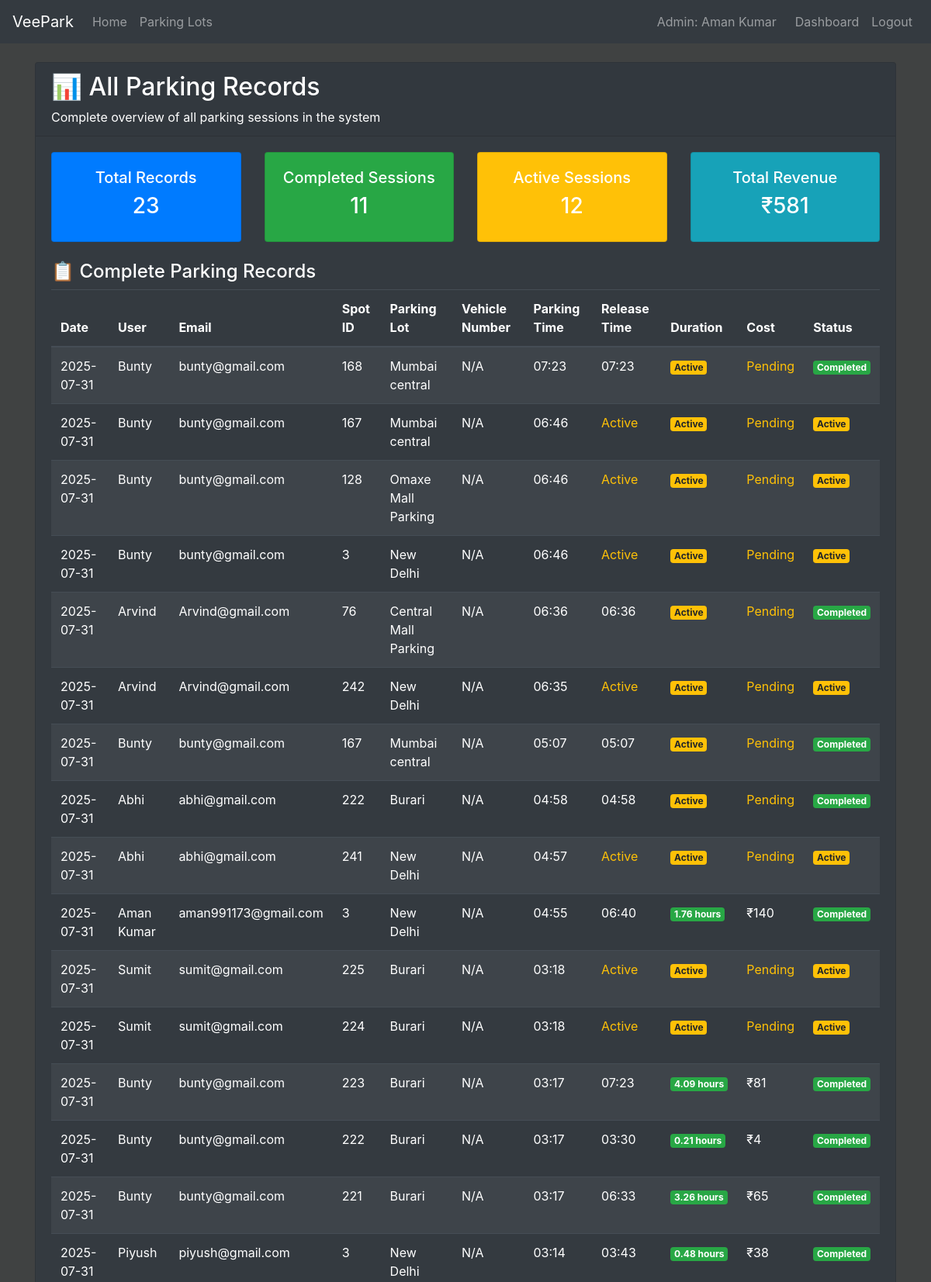
The page /admin/parking-records (signed in, upper part) on the database its author committed.
### models/models.py (models this page shows, shortened)
class User(db.Model):
    __tablename__ = 'user'
    id= db.Column(db.Integer(), primary_key=True)
    fullname = db.Column(db.String(30), nullable = False)
    email = db.Column(db.String(25), unique = True,nullable = False)
    password = db.Column(db.String(), nullable= False)
    role = db.Column(db.String(10), nullable=False, default='user')
    status=db.Column(db.Integer(), nullable=False)
    reservations_by_email = db.relationship('ReserveParkingSpot', backref='user_email_rel', foreign_keys='ReserveParkingSpot.email', primaryjoin="User.email == ReserveParkingSpot.email", lazy=True)

class ReserveParkingSpot(db.Model):
    __tablename__ = 'reserve_parking_spot'
    id=db.Column(db.Integer(), primary_key=True)
    spotid=db.Column(db.Integer(), db.ForeignKey('parking_spot.id'), nullable=False)
    lotid=db.Column(db.Integer(), db.ForeignKey('parking_lot.id'), nullable=False)
    email=db.Column(db.String(25), db.ForeignKey('user.email'), nullable=False)
    veichleNumber=db.Column(db.String(50), nullable=True)
    parking_time=db.Column(db.DateTime, nullable=False, default=datetime.datetime.now)
    release_time=db.Column(db.DateTime, nullable=True)
    parkingcost=db.Column(db.Integer(), nullable=True, default=0)
    ispaid=db.Column(db.Integer(), default=0)
    parking_spot_rel = db.relationship('ParkingSpot', backref='reservations', foreign_keys=[spotid], lazy=True)
    parking_lot_rel = db.relationship('ParkingLot', backref='reservations', foreign_keys=[lotid], lazy=True)

class ParkingSpot(db.Model):
    __tablename__ = 'parking_spot'
    id=db.Column(db.Integer(), primary_key=True)
    lotid=db.Column(db.Integer(), db.ForeignKey('parking_lot.id'), nullable=False)
    status = db.Column(db.String(5), default="A")
    veichleNumber=db.Column(db.String(20), nullable=True)

class ParkingLot(db.Model):
    __tablename__ = 'parking_lot'
    id=db.Column(db.Integer(), primary_key=True)
    location = db.Column(db.String(50), nullable=False)
    pincode=db.Column(db.Integer(), nullable=False)
    price=db.Column(db.Integer(), nullable=False)
    maxSpots=db.Column(db.Integer(), nullable=False)
    address=db.Column(db.String(200), nullable=False)
    occupied=db.Column(db.Integer(), default=0)
    parking_spots = db.relationship('ParkingSpot', backref='parking_lot', lazy=True)

### controllers/controllers.py (the view)
@controllers.route('/admin/parking-records')
def admin_parking_records():
    if not session.get('user_id') or session.get('user_role') != 'admin':
        flash('Access denied. Admin login required.', 'danger')
        return redirect(url_for('controllers.admin_login'))
    all_reservations = ReserveParkingSpot.query.order_by(ReserveParkingSpot.parking_time.desc()).all()
    reservations_with_details = []
    for reservation in all_reservations:
        spot = ParkingSpot.query.get(reservation.spotid)
        lot = ParkingLot.query.get(reservation.lotid)
        user = User.query.filter_by(email=reservation.email).first()
        if spot and lot:
            duration_hours = None
            if reservation.release_time:
                duration = reservation.release_time - reservation.parking_time
                duration_hours = round(duration.total_seconds() / 3600, 2)
            reservations_with_details.append({
                'reservation': reservation,
                'spot': spot,
                'lot': lot,
                'user': user,
                'duration_hours': duration_hours
            })
    return render_template('admin_parking_records.html', reservations_with_details=reservations_with_details)

### templates/admin_parking_records.html (shortened to what this page needs)
{% extends 'index.html' %}
{% block content %}
<div class="container mt-4">
    <div class="row">
        <div class="col-12">
            <div class="card bg-dark text-white">
                <div class="card-header">
                    <h2>📊 All Parking Records</h2>
                    <p class="mb-0">Complete overview of all parking sessions in the system</p>
                </div>
                <div class="card-body">
                    <div class="row mb-4">
                        <div class="col-md-3">
                            <div class="card bg-primary text-white">
                                <div class="card-body text-center">
                                    <h5>Total Records</h5>
                                    <h3>{{ reservations_with_details|length }}</h3>
                                </div>
                            </div>
                        </div>
                        <div class="col-md-3">
                            <div class="card bg-success text-white">
                                <div class="card-body text-center">
                                    <h5>Completed Sessions</h5>
                                    <h3>{{ reservations_with_details|selectattr('reservation.release_time')|list|length }}</h3>
                                </div>
                            </div>
                        </div>
                        <div class="col-md-3">
                            <div class="card bg-warning text-white">
                                <div class="card-body text-center">
                                    <h5>Active Sessions</h5>
                                    <h3>{{ reservations_with_details|rejectattr('reservation.release_time')|list|length }}</h3>
                                </div>
                            </div>
                        </div>
                        <div class="col-md-3">
                            <div class="card bg-info text-white">
                                <div class="card-body text-center">
                                    <h5>Total Revenue</h5>
                                    <h3>₹{{ reservations_with_details|sum(attribute='reservation.parkingcost') }}</h3>
                                </div>
                            </div>
                        </div>
                    </div>
                    <div class="row mb-4">
                        <div class="col-12">
                            <h4>📋 Complete Parking Records</h4>
                            {% if reservations_with_details %}
                                <div class="table-responsive">
                                    <table class="table table-dark table-striped">
                                        <thead>
                                            <tr>
                                                <th>Date</th>
                                                <th>User</th>
                                                <th>Email</th>
                                                <th>Spot ID</th>
                                                <th>Parking Lot</th>
                                                <th>Vehicle Number</th>
                                                <th>Parking Time</th>
                                                <th>Release Time</th>
                                                <th>Duration</th>
                                                <th>Cost</th>
                                                <th>Status</th>
                                            </tr>
                                        </thead>
                                        <tbody>
                                            {% for item in reservations_with_details %}
                                            <tr>
                                                <td>{{ item.reservation.parking_time.strftime('%Y-%m-%d') }}</td>
                                                <td>{{ item.user.fullname if item.user else 'N/A' }}</td>
                                                <td>{{ item.reservation.email }}</td>
                                                <td>{{ item.spot.id }}</td>
                                                <td>{{ item.lot.location }}</td>
                                                <td>{{ item.reservation.veichleNumber or 'N/A' }}</td>
                                                <td>{{ item.reservation.parking_time.strftime('%H:%M') }}</td>
                                                <td>
                                                    {% if item.reservation.release_time %}
                                                        {{ item.reservation.release_time.strftime('%H:%M') }}
                                                    {% else %}
                                                        <span class="text-warning">Active</span>
                                                    {% endif %}
                                                </td>
                                                <td>
                                                    {% if item.duration_hours %}
                                                        <span class="badge badge-success">
                                                            {{ item.duration_hours }} hours
                                                        </span>
                                                    {% else %}
                                                        <span class="badge badge-warning">Active</span>
                                                    {% endif %}
                                                </td>
                                                <td>
                                                    {% if item.reservation.parkingcost > 0 %}
                                                        ₹{{ item.reservation.parkingcost }}
                                                    {% else %}
                                                        <span class="text-warning">Pending</span>
                                                    {% endif %}
                                                </td>
                                                <td>
                                                    {% if item.reservation.release_time %}
                                                        <span class="badge badge-success">Completed</span>
                                                    {% else %}
                                                        <span class="badge badge-warning">Active</span>
                                                    {% endif %}
                                                </td>
                                            </tr>
                                            {% endfor %}
                                        </tbody>
                                    </table>
                                </div>
                            {% else %}
                                <div class="alert alert-info">
                                    <h5>No Parking Records</h5>
                                    <p>No parking records found in the system.</p>
                                </div>
                            {% endif %}
                        </div>
                    </div>
                </div>
            </div>
        </div>
    </div>
</div>
{% endblock %}

### templates/index.html (shortened to what this page needs)
<!doctype html>
<html lang="en">
    <head>
        <link rel="stylesheet" href="https://cdn.jsdelivr.net/npm/bootstrap@4.5.3/dist/css/bootstrap.min.css">
    </head>
    <body>
        <nav class="navbar navbar-expand-md navbar-dark bg-dark">
        <a class="navbar-brand" href="/">VeePark</a>
        <div class="collapse navbar-collapse" id="navbarNav">
            <ul class="navbar-nav mr-auto">
                <li class="nav-item">
                    <a class="nav-link" href="{{url_for('controllers.home')}}">Home</a>
                </li>
                {% if session.get('user_id') %}
                    <li class="nav-item">
                        <a class="nav-link" href="{{url_for('controllers.parking_lots')}}">Parking Lots</a>
                    </li>
                {% endif %}
            </ul>
            <ul class="navbar-nav">
                {% if session.get('user_id') %}
                    {% if session.get('user_role') == 'admin' %}
                        <li class="nav-item">
                            <span class="navbar-text mr-3">Admin: {{ session.get('user_fullname', 'Admin') }}</span>
                        </li>
                        <li class="nav-item">
                            <a class="nav-link" href="{{url_for('controllers.admin_dashboard')}}">Dashboard</a>
                        </li>
                    {% endif %}
                    <li class="nav-item">
                        <a class="nav-link" href="{{url_for('controllers.logout')}}">Logout</a>
                    </li>
                {% endif %}
            </ul>
        </div>
        </nav>
        {% block content %}
        {% endblock %}
    </body>
    </html>

### templates/index.html (style rules this page uses)
body { background-color: #404242; color:white }

### rows shown on the page
User: get "Aman Kumar", user "Aman Kumar"
ReserveParkingSpot: reservation.parking_time "2025-07-31", reservation.email "bunty@gmail.com", reservation "N/A", reservation.parking_time "07:23", reservation.release_time "07:23"
User: user "Bunty" "Bunty" "Bunty" "Bunty" "Bunty" "Bunty" "Bunty" "Bunty"
ParkingSpot: spot.id "168"
ParkingLot: lot.location "Mumbai central" "Mumbai central" "Mumbai central"
ReserveParkingSpot: reservation.parking_time "2025-07-31", reservation.email "bunty@gmail.com", reservation "N/A", reservation.parking_time "06:46"
ParkingSpot: spot.id "167" "167"
ReserveParkingSpot: reservation.parking_time "2025-07-31", reservation.email "bunty@gmail.com", reservation "N/A", reservation.parking_time "06:46"
ParkingSpot: spot.id "128"
ParkingLot: lot.location "Omaxe Mall Parking"
ReserveParkingSpot: reservation.parking_time "2025-07-31", reservation.email "bunty@gmail.com", reservation "N/A", reservation.parking_time "06:46"
ParkingSpot: spot.id "3" "3" "3"
ParkingLot: lot.location "New Delhi" "New Delhi" "New Delhi" "New Delhi" "New Delhi"
ReserveParkingSpot: reservation.parking_time "2025-07-31", reservation.email "Arvind@gmail.com", reservation "N/A", reservation.parking_time "06:36", reservation.release_time "06:36"
User: user "Arvind" "Arvind"
ParkingSpot: spot.id "76"
ParkingLot: lot.location "Central Mall Parking"
ReserveParkingSpot: reservation.parking_time "2025-07-31", reservation.email "Arvind@gmail.com", reservation "N/A", reservation.parking_time "06:35"
ParkingSpot: spot.id "242"
ReserveParkingSpot: reservation.parking_time "2025-07-31", reservation.email "bunty@gmail.com", reservation "N/A", reservation.parking_time "05:07", reservation.release_time "05:07"
ReserveParkingSpot: reservation.parking_time "2025-07-31", reservation.email "abhi@gmail.com", reservation "N/A", reservation.parking_time "04:58", reservation.release_time "04:58"
User: user "Abhi" "Abhi"
ParkingSpot: spot.id "222" "222"
ParkingLot: lot.location "Burari" "Burari" "Burari" "Burari" "Burari" "Burari"
ReserveParkingSpot: reservation.parking_time "2025-07-31", reservation.email "abhi@gmail.com", reservation "N/A", reservation.parking_time "04:57"
ParkingSpot: spot.id "241"
ReserveParkingSpot: reservation.parking_time "2025-07-31", reservation.email "aman991173@gmail.com", reservation "N/A", reservation.parking_time "04:55", reservation.release_time "06:40", reservation.parkingcost "140"
ReserveParkingSpot: reservation.parking_time "2025-07-31", reservation.email "sumit@gmail.com", reservation "N/A", reservation.parking_time "03:18"
User: user "Sumit" "Sumit"
ParkingSpot: spot.id "225"
ReserveParkingSpot: reservation.parking_time "2025-07-31", reservation.email "sumit@gmail.com", reservation "N/A", reservation.parking_time "03:18"
ParkingSpot: spot.id "224"
ReserveParkingSpot: reservation.parking_time "2025-07-31", reservation.email "bunty@gmail.com", reservation "N/A", reservation.parking_time "03:17", reservation.release_time "07:23", reservation.parkingcost "81"
ParkingSpot: spot.id "223"
ReserveParkingSpot: reservation.parking_time "2025-07-31", reservation.email "bunty@gmail.com", reservation "N/A", reservation.parking_time "03:17", reservation.release_time "03:30", reservation.parkingcost "4"
ReserveParkingSpot: reservation.parking_time "2025-07-31", reservation.email "bunty@gmail.com", reservation "N/A", reservation.parking_time "03:17", reservation.release_time "06:33", reservation.parkingcost "65"
ParkingSpot: spot.id "221"
ReserveParkingSpot: reservation.parking_time "2025-07-31", reservation.email "piyush@gmail.com", reservation "N/A", reservation.parking_time "03:14", reservation.release_time "03:43", reservation.parkingcost "38"
User: user "Piyush"

### other values the page prints
{{ reservations_with_details|length }} "23"
{{ reservations_with_details|sum(attribute='reservation.parkingcost') }} "581"
{{ item.duration_hours }} "1.76" "4.09" "0.21" "3.26" "0.48"
